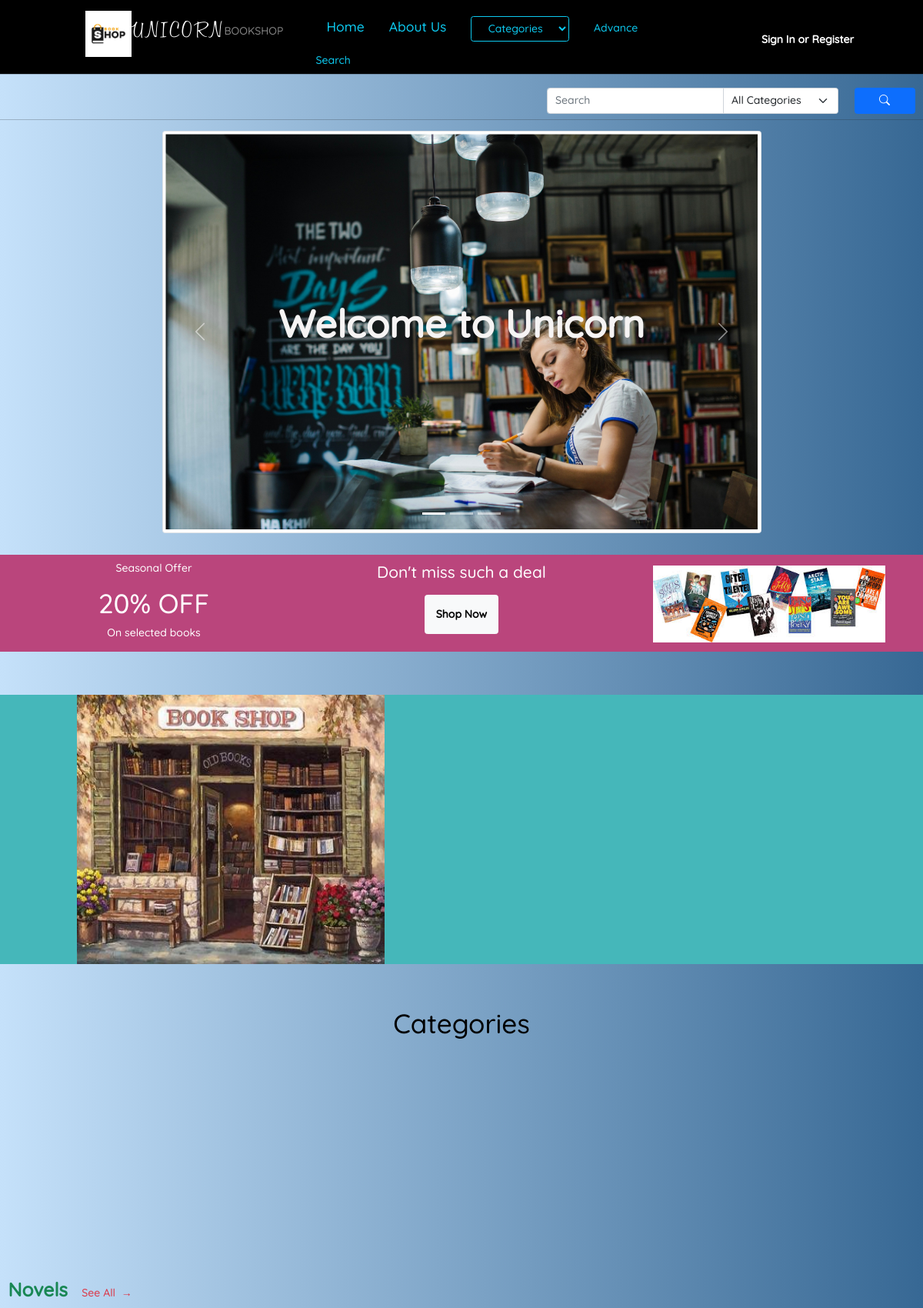
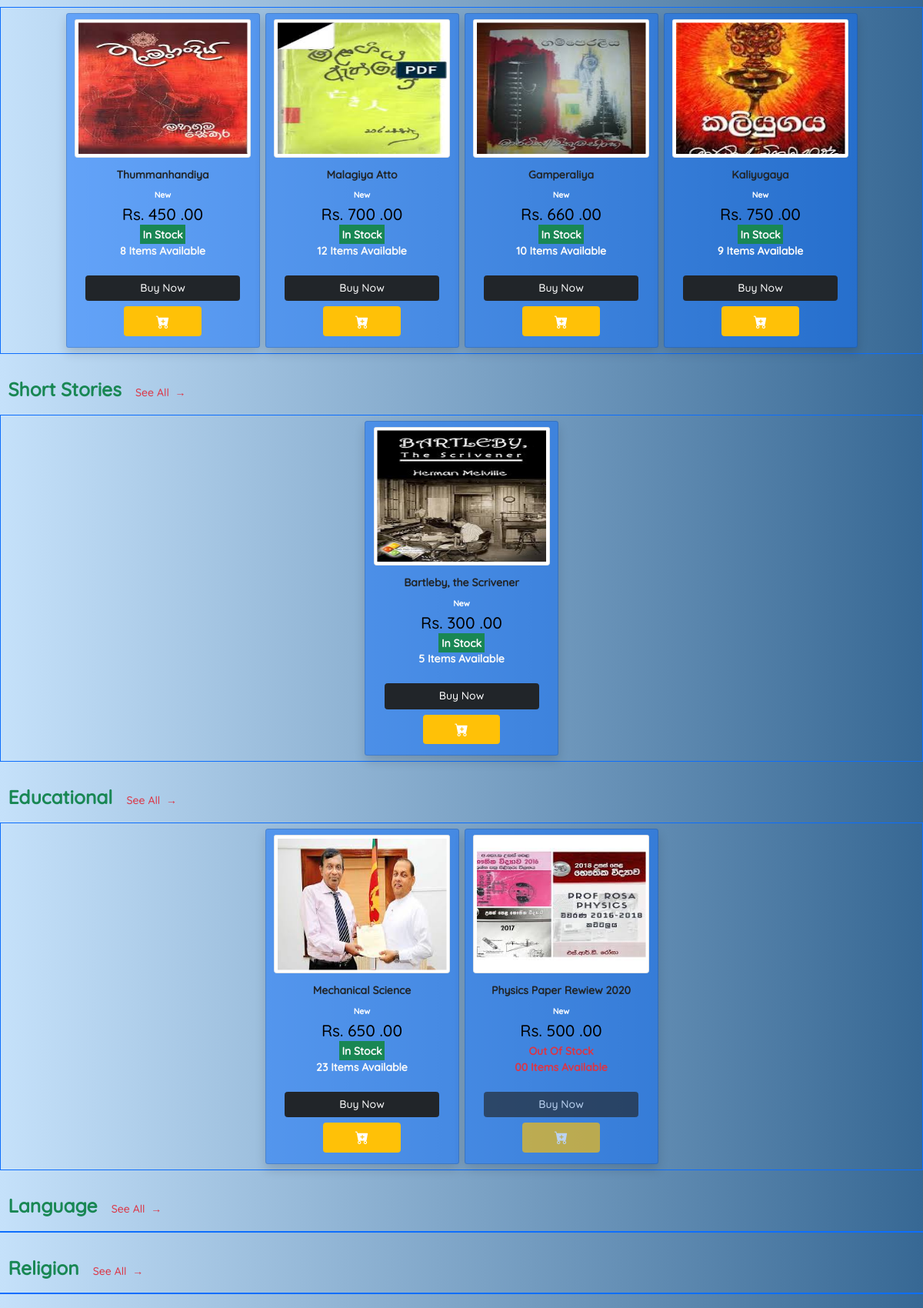
/bookshop/home.php (upper part), run on the app's committed database (2 pictures, top to bottom).
### tables this page shows
CREATE TABLE IF NOT EXISTS `category` (
  `cat_id` int NOT NULL AUTO_INCREMENT,
  `cat_name` varchar(50) DEFAULT NULL,
  PRIMARY KEY (`cat_id`)
);

CREATE TABLE IF NOT EXISTS `product` (
  `id` int NOT NULL AUTO_INCREMENT,
  `price` double DEFAULT NULL,
  `qty` int DEFAULT NULL,
  `description` text,
  `title` varchar(100) DEFAULT NULL,
  `datetime_added` datetime DEFAULT NULL,
  `delivery_fee_colombo` double DEFAULT NULL,
  `delivery_fee_other` double DEFAULT NULL,
  `category_cat_id` int NOT NULL,
  `author_has_publisher_id` int NOT NULL,
  `status_status_id` int NOT NULL,
  `admin_email` varchar(100) NOT NULL,
  PRIMARY KEY (`id`),
  KEY `fk_product_category1_idx` (`category_cat_id`),
  KEY `fk_product_model_has_brand1_idx` (`author_has_publisher_id`),
  KEY `fk_product_status1_idx` (`status_status_id`),
  KEY `fk_product_admin1_idx` (`admin_email`),
  CONSTRAINT `fk_product_admin1` FOREIGN KEY (`admin_email`) REFERENCES `admin` (`email`),
  CONSTRAINT `fk_product_category1` FOREIGN KEY (`category_cat_id`) REFERENCES `category` (`cat_id`),
  CONSTRAINT `fk_product_model_has_brand1` FOREIGN KEY (`author_has_publisher_id`) REFERENCES `author_has_publisher` (`id`),
  CONSTRAINT `fk_product_status1` FOREIGN KEY (`status_status_id`) REFERENCES `status` (`status_id`)
);

CREATE TABLE IF NOT EXISTS `product_img` (
  `img_path` varchar(100) NOT NULL,
  `product_id` int NOT NULL,
  PRIMARY KEY (`img_path`),
  KEY `fk_product_img_product1_idx` (`product_id`),
  CONSTRAINT `fk_product_img_product1` FOREIGN KEY (`product_id`) REFERENCES `product` (`id`)
);

### bookshop/Database.php (called while the page is built, shortened)
<?php
class Connection {
    private static $server = "localhost";
    private static $user = "root";
    private static $password = "password";
    private static $db = "bookshop";
    public static $connection;
    private static function createConnection(){
        if (!isset($connection)){
             Connection::$connection = new mysqli(Connection::$server, Connection::$user, Connection::$password, Connection::$db);
            }
    }
    public static function select($query){
        return Connection::$connection->query($query);
    }
}
?>

### bookshop/home.php (the view, shortened to what this page needs)
<?php
include "Database.php";
?>
<!DOCTYPE html>
<head>
    <link rel="stylesheet" href="bootstrap.css" />
    <link rel="stylesheet" href="https://cdn.jsdelivr.net/npm/bootstrap-icons@1.9.1/font/bootstrap-icons.css">
    <link rel="stylesheet" href="style.css" />
</head>
<body style="background-color: #c5e1fa;background-image: linear-gradient(90deg,#c5e1fa 0%,#376894 100%);">
    <div class="container-fluid">
        <div class="row">
            <?php include "header.php"; ?>
            <hr />
            <div class="col-12 justify-content-center">
                <div class="row mb-1">
                    <div class="offset-4 offset-lg-1 col-lg-6"></div>
                    <div class="col-12 col-lg-4">
                        <div class="input-group mt-1 mb-1">
                            <input type="text" class="form-control" placeholder="Search" aria-label="Text input with dropdown button" id="basic_search_txt">
                            <select class="form-select" style="max-width: 150px;" id="basic_search_select">
                                <option value="0">All Categories</option>
                            </select>
                        </div>
                    </div>
                    <div class="col-12 col-lg-1 d-grid">
                        <button class="btn btn-primary mt-1 mb-1" onclick="basicSearch(0);"><i class="bi bi-search"></i></button>
                    </div>
                </div>
            </div>
            <hr />
            <div class="col-12" id="basicSearchResult">
                <div class="row">
                    <div class="col-12 d-none d-lg-block mb-3">
                        <div class="row">
                            <div id="carouselExampleIndicators" class="offset-2 col-8 carousel slide" data-bs-ride="true">
                                <div class="carousel-indicators">
                                    <button type="button" data-bs-target="#carouselExampleIndicators" data-bs-slide-to="0" class="active" aria-current="true" aria-label="Slide 1"></button>
                                    <button type="button" data-bs-target="#carouselExampleIndicators" data-bs-slide-to="1" aria-label="Slide 2"></button>
                                    <button type="button" data-bs-target="#carouselExampleIndicators" data-bs-slide-to="2" aria-label="Slide 3"></button>
                                </div>
                                <div class="carousel-inner">
                                    <div class="carousel-item active">
                                        <img src="resource/slider_images/img1.jpg" class="d-block img-thumbnail poster-img-1" />
                                        <div class="carousel-caption d-none d-md-block poster-caption">
                                            <h5 class="poster-title">Welcome to Unicorn</h5>
                                        </div>
                                    </div>
                                </div>
                                <button class="carousel-control-prev" type="button" data-bs-target="#carouselExampleIndicators" data-bs-slide="prev">
                                    <span class="carousel-control-prev-icon" aria-hidden="true"></span>
                                </button>
                                <button class="carousel-control-next" type="button" data-bs-target="#carouselExampleIndicators" data-bs-slide="next">
                                    <span class="carousel-control-next-icon" aria-hidden="true"></span>
                                </button>
                            </div>
                        </div>
                    </div>
                    <div class="col-12 mt-3 mb-3" style="background-color: #BA457C;">
                        <div class="row">
                            <div class="col-4 text-center">
                                <p class="text-white mt-2">Seasonal Offer</p>
                                <h1 class="text-white">20% OFF</h1>
                                <p class="text-white mt-2">On selected books</p>
                            </div>
                            <div class="col-4 text-center">
                                <p class="text-white mt-2 fs-4">Don't miss such a deal</p>
                                <button class="btn btn-light fw-bold p-3">Shop Now</button>
                            </div>
                            <div class="col-4 text-center">
                                <img src="resource/books.jpeg" style="height:100px" class="mt-3" />
                            </div>
                        </div>
                    </div>
                    <div class="col-12 mt-5">
                        <div class="row">
                            <div class="col-6 text-center" style="background-color:#45B7BA;">
                                <image src="resource/join.jpg" class="img4" />
                            </div>
                            <div class="col-6 text-center" style="background-color:#45B7BA;">
                                <form action="http://localhost/bookshop/signUp.php">
                                </form>
                            </div>
                        </div>
                    </div>
                    <div class="col-12 mt-5 mb-5" id="test">
                        <div class="row">
                            <div class="col-12 text-center text-black mt-3 mb-3">
                                <h1>Categories</h1>
                            </div>
                        </div>
                    </div>
                    <?php
                    $category_rs2 = Connection::select("SELECT * FROM `category`");
                    $category_num2 = $category_rs2->num_rows;
                    for ($y = 0; $y < $category_num2; $y++) {
                        $category_data2 = $category_rs2->fetch_assoc();
                    ?>
                        <div class="col-12 mt-3 mb-3">
                            <a href='categoryView.php?id=<?php echo $category_data2["cat_id"]; ?>' class="text-decoration-none text-success fs-3 fw-bold">
                                <?php echo $category_data2["cat_name"]; ?>
                            </a> &nbsp;&nbsp;
                            <a href="categoryView.php?id=<?php echo $category_data2["cat_id"]; ?>" class="text-decoration-none text-danger fs-6">See All &nbsp;&rarr;</a>
                        </div>
                        <div class="col-12 mb-3">
                            <div class="row border border-primary">
                                <div class="col-12">
                                    <div class="row justify-content-center gap-2">
                                        <?php
                                        $product_rs = Connection::select("SELECT * FROM `product` WHERE `category_cat_id`='" . $category_data2["cat_id"] . "'
                                    AND `status_status_id`='1' ORDER BY `datetime_added` DESC LIMIT 4 OFFSET 0");
                                        $product_num = $product_rs->num_rows;
                                        for ($z = 0; $z < $product_num; $z++) {
                                            $product_data = $product_rs->fetch_assoc();
                                        ?>
                                            <div class="card col-6 col-lg-2 mt-2 mb-2 bg-primary bg-opacity-50 shadow" style="width: 18rem;">
                                                <?php
                                                $img_rs = Connection::select("SELECT * FROM `product_img` WHERE `product_id`='" . $product_data["id"] . "'");
                                                $img_data = $img_rs->fetch_assoc();
                                                ?>
                                                <img src="<?php echo $img_data["img_path"]; ?>" class="card-img-top img-thumbnail mt-2" style="height: 180px;" />
                                                <div class="card-body ms-0 m-0 text-center">
                                                    <h5 class="card-title fw-bold fs-6"><?php echo $product_data["title"]; ?></h5>
                                                    <span class="badge rounded-pill text-bg-info">New</span><br />
                                                    <span class="card-text text-black fs-4">Rs. <?php echo $product_data["price"]; ?> .00</span><br />
                                                    <?php
                                                    if ($product_data["qty"] > 0) {
                                                    ?>
                                                        <span class="card-text text-light fw-bold bg-success p-1 m-1">In Stock</span><br />
                                                        <span class="card-text text-light fw-bold"><?php echo $product_data["qty"]; ?> Items Available</span><br /><br />
                                                        <a href='<?php echo "singleProductView.php?id=" . ($product_data["id"]); ?>' class="col-12 btn btn-dark">
                                                            Buy Now
                                                        </a>
                                                        <button class="col-6 btn btn-warning mt-2">
                                                            <i class="bi bi-cart-plus-fill text-white fs-5" onclick="addToCart(<?php echo $product_data['id']; ?>);"></i>
                                                        </button>
                                                    <?php
                                                    } else {
                                                    ?>
                                                        <span class="card-text text-danger fw-bold">Out Of Stock</span><br />
                                                        <span class="card-text text-danger fw-bold">00 Items Available</span><br /><br />
                                                        <a href='#' class="col-12 btn btn-dark disabled">
                                                            Buy Now
                                                        </a>
                                                        <button class="col-6 btn btn-warning mt-2 disabled">
                                                            <i class="bi bi-cart-plus-fill text-white fs-5"></i>
                                                        </button>
                                                        <?php
                                                    }
                                                        ?>
                                                </div>
                                            </div>
                                        <?php
                                        }
                                        ?>
                                    </div>
                                </div>
                            </div>
                        </div>
                    <?php
                    }
                    ?>
                </div>
            </div>
            <?php include "footer.php"; ?>
        </div>
    </div>
</body>
</html>

### bookshop/style.css (style rules this page uses)
.poster-img-1 { height: 350px; background-repeat: no-repeat; }
.poster-caption { margin-bottom: 200px; }
.poster-title { color: rgb(246, 244, 244); font-size: 50px; font-weight: bold; }
* { font-family: "Quicksand"; font-size: 14px; }
.img4 { height: 350px; width: 400px; }

### data on the page
category: cat_name "Novels"
product: product_img.img_path (picture), title "Thummanhandiya", price "450", qty "8"
product: product_img.img_path (picture), title "Malagiya Atto", price "700", qty "12"
product: product_img.img_path (picture), title "Gamperaliya", price "660", qty "10"
product: product_img.img_path (picture), title "Kaliyugaya", price "750", qty "9"
category: cat_name "Short Stories"
product: product_img.img_path (picture), title "Bartleby, the Scrivener", price "300", qty "5"
category: cat_name "Educational"
product: product_img.img_path (picture), title "Mechanical Science", price "650", qty "23"
product: product_img.img_path (picture), title "Physics Paper Rewiew 2020", price "500", qty "00 Items Available"
category: cat_name "Language"
category: cat_name "Religion"
